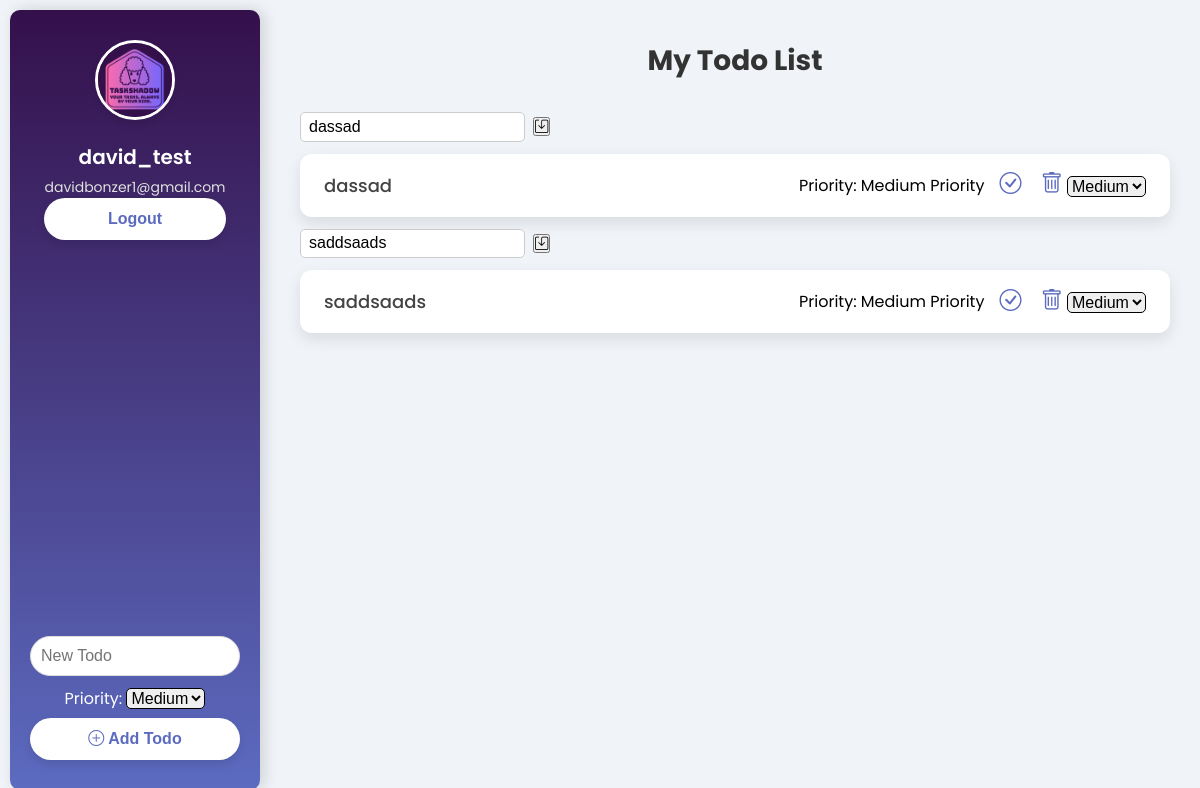
The page / (signed in) on the database as committed earlier.
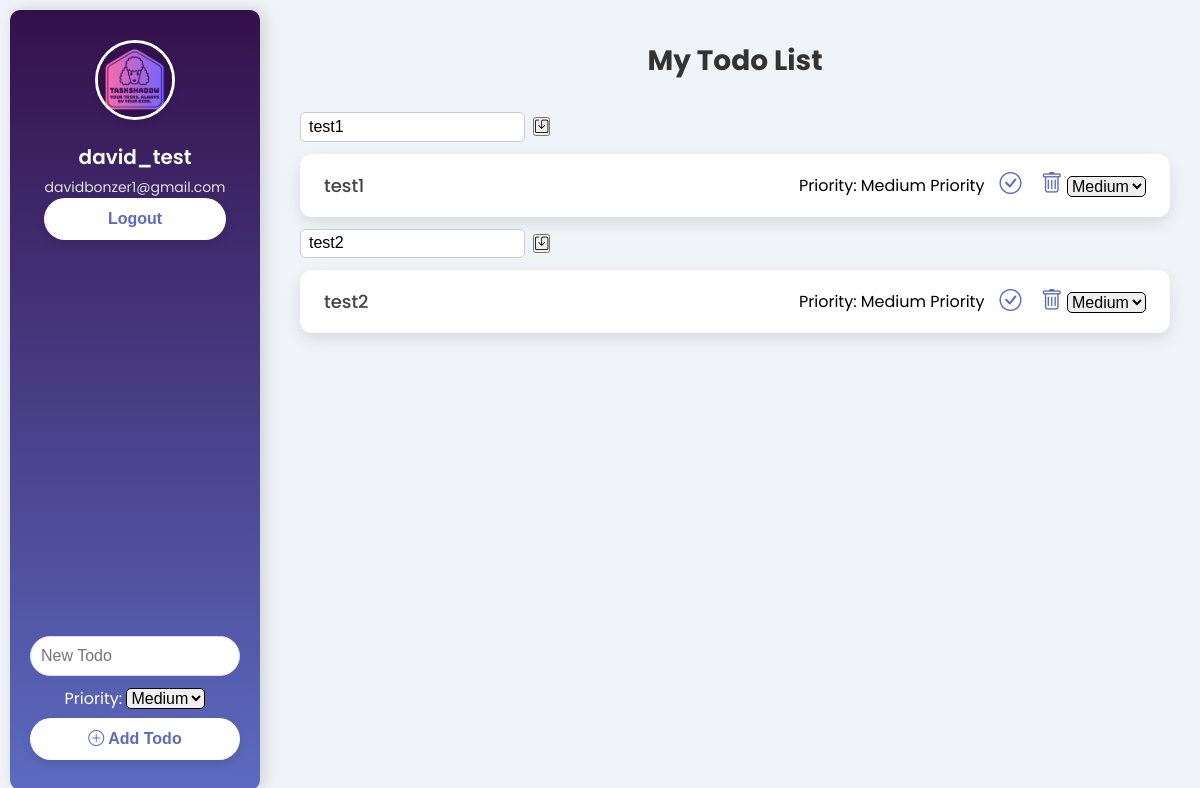
The same page on the database as committed later.
### taskshadow_app/models.py (models this page shows, shortened)
class TaskShadowTodo(models.Model):
    objects = None
    HIGH = 'High'
    MEDIUM = 'Medium'
    LOW = 'Low'
    PRIORITY_CHOICES = [
        (HIGH, 'High Priority'),
        (MEDIUM, 'Medium Priority'),
        (LOW, 'Low Priority'), ]
    user = models.ForeignKey(User, on_delete=models.CASCADE)
    title = models.CharField(max_length=200)
    completed = models.BooleanField(default=False)
    priority = models.CharField(
        max_length=6,
        choices=PRIORITY_CHOICES,
        default=MEDIUM,
    )

### taskshadow_app/views.py (the view)
# urls.py: path('', views.todo_list, name='todo_list'),
@login_required
def todo_list(request):
    todos = TaskShadowTodo.objects.filter(user=request.user).order_by(
        '-priority', 'title')
    return render(request, 'todo_list.html', {'todos': todos})

### taskshadow_app/templates/todo_list.html (shortened to what this page needs)
{% load static %}
<!DOCTYPE html>
<html lang="en">
<head>
  <link href="https://cdn.jsdelivr.net/npm/bootstrap-icons/font/bootstrap-icons.css" rel="stylesheet">
  <link rel="stylesheet" href="{% static 'styles/styles.css' %}">
</head>
<body>
<div class="app-container">
  <div class="sidebar">
    <div class="profile">
      <img src="{% static 'images/taskshadow-logo.png' %}" alt="Profile" class="profile-img">
      <h2 class="profile-name">{{ user.username }}</h2>
      <p class="profile-email">{{ user.email }}</p>
      <button class="btn-add"><a href="{% url 'logout' %}" aria-label="logout button">Logout</a></button>
    </div>
    <div class="sidebar-actions">
      <form method="POST" action="{% url 'add_todo' %}">
        <label>
          <input type="text" name="title" placeholder="New Todo" class="search-input" required>
        </label>
        <div class="priority-container">
          <label>
            <span>Priority:</span>
            <select name="priority" class="priority-select">
              <option value="Medium" selected>Medium</option>
            </select>
          </label>
        </div>
        <button type="submit" class="btn-add" aria-label="todo submission button">
          <i class="bi bi-plus-circle"></i> Add Todo
        </button>
      </form>
    </div>
  </div>
  <div class="main-content">
    <div class="header">
      <h1>My Todo List</h1>
    </div>
    <div class="todo-list">
      {% for todo in todos %}
      <form method="POST" action="{% url 'update_todo_title' todo.id %}" class="edit-title-form">
        <label>
          <input type="text" name="title" value="{{ todo.title }}" class="edit-title-input">
        </label>
        <button type="submit" class="btn-edit" aria-label="save edited title"><i class="bi bi-save"></i></button>
      </form>
      <div class="todo-item {% if todo.completed %}completed{% endif %}">
        <span class="todo-text">{{ todo.title }}</span>
        <span class="todo-priority">Priority: {{ todo.get_priority_display }}</span>
        <div class="todo-actions">
          <form method="POST" action="{% url 'complete_todo' todo.id %}" style="display:inline;">
            <button type="submit" style="background:none; border:none;" aria-label="check todo done button">
              <i class="bi {% if todo.completed %}bi-check-circle-fill{% else %}bi-check-circle{% endif %}"></i>
            </button>
          </form>
          <form method="POST" action="{% url 'delete_todo' todo.id %}" style="display:inline;">
            <button type="submit" style="background:none; border:none;" aria-label="delete todo button">
              <i class="bi bi-trash"></i>
            </button>
          </form>
          <form method="POST" action="{% url 'update_priority' todo.id %}" style="display:inline;">
            <label>
              <select name="priority" onchange="this.form.submit()" class="priority-select">
                <option value="Medium" {% if todo.priority == "Medium" %}selected{% endif %}>Medium</option>
              </select>
            </label>
          </form>
        </div>
      </div>
      {% empty %}
      <p>No todos yet. Add your first todo!</p>
      {% endfor %}
    </div>
  </div>
</div>
</body>
</html>

Rows that differ between the two databases and show on the page:
changed TaskShadowTodo: title "dassad" → "test1"
changed TaskShadowTodo: title "saddsaads" → "test2"
